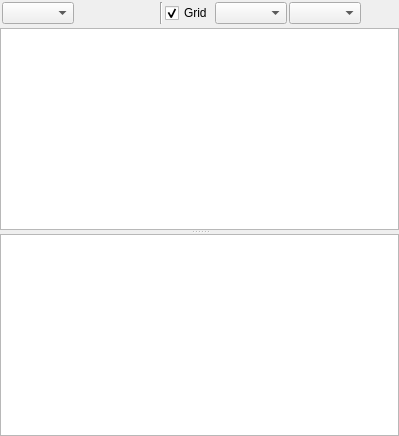
<?xml version="1.0" encoding="UTF-8"?>
<ui version="4.0">
 <class>MidijStateEditorClass</class>
 <widget class="QDialog" name="MidijStateEditorClass">
  <property name="geometry">
   <rect>
    <x>0</x>
    <y>0</y>
    <width>399</width>
    <height>436</height>
   </rect>
  </property>
  <property name="windowTitle">
   <string>State Editor</string>
  </property>
  <layout class="QGridLayout" name="gridLayout_2">
   <property name="margin">
    <number>0</number>
   </property>
   <item row="0" column="0">
    <layout class="QGridLayout" name="gridLayout">
     <property name="verticalSpacing">
      <number>2</number>
     </property>
     <item row="0" column="0">
      <layout class="QHBoxLayout" name="horizontalLayout">
       <property name="spacing">
        <number>2</number>
       </property>
       <property name="sizeConstraint">
        <enum>QLayout::SetMaximumSize</enum>
       </property>
       <property name="leftMargin">
        <number>2</number>
       </property>
       <property name="topMargin">
        <number>2</number>
       </property>
       <property name="bottomMargin">
        <number>2</number>
       </property>
       <item>
        <widget class="QComboBox" name="statesCombo">
         <property name="toolTip">
          <string>Activates a state</string>
         </property>
        </widget>
       </item>
       <item>
        <widget class="QPushButton" name="zoomIn">
         <property name="contextMenuPolicy">
          <enum>Qt::NoContextMenu</enum>
         </property>
         <property name="toolTip">
          <string>Zoom In</string>
         </property>
         <property name="icon">
          <iconset resource="res/MidiJDraw.qrc">
           <normaloff>:/midij/zoom_in.png</normaloff>:/midij/zoom_in.png</iconset>
         </property>
         <property name="iconSize">
          <size>
           <width>24</width>
           <height>24</height>
          </size>
         </property>
         <property name="flat">
          <bool>true</bool>
         </property>
        </widget>
       </item>
       <item>
        <widget class="QPushButton" name="zoomOut">
         <property name="icon">
          <iconset resource="res/MidiJDraw.qrc">
           <normaloff>:/midij/zoom_out.png</normaloff>:/midij/zoom_out.png</iconset>
         </property>
         <property name="iconSize">
          <size>
           <width>24</width>
           <height>24</height>
          </size>
         </property>
         <property name="flat">
          <bool>true</bool>
         </property>
        </widget>
       </item>
       <item>
        <widget class="Line" name="line">
         <property name="sizePolicy">
          <sizepolicy hsizetype="Fixed" vsizetype="Preferred">
           <horstretch>0</horstretch>
           <verstretch>0</verstretch>
          </sizepolicy>
         </property>
         <property name="maximumSize">
          <size>
           <width>16777215</width>
           <height>24</height>
          </size>
         </property>
         <property name="orientation">
          <enum>Qt::Vertical</enum>
         </property>
        </widget>
       </item>
       <item>
        <widget class="QCheckBox" name="gridCheck">
         <property name="text">
          <string>Grid</string>
         </property>
         <property name="checked">
          <bool>true</bool>
         </property>
        </widget>
       </item>
       <item>
        <widget class="QComboBox" name="gridSizeCombo">
         <property name="toolTip">
          <string>Number of items in grid</string>
         </property>
        </widget>
       </item>
       <item>
        <widget class="QComboBox" name="gridExtraCombo">
         <property name="toolTip">
          <string>Grid extra space item</string>
         </property>
        </widget>
       </item>
       <item>
        <spacer name="horizontalSpacer">
         <property name="orientation">
          <enum>Qt::Horizontal</enum>
         </property>
         <property name="sizeHint" stdset="0">
          <size>
           <width>40</width>
           <height>20</height>
          </size>
         </property>
        </spacer>
       </item>
      </layout>
     </item>
     <item row="1" column="0">
      <widget class="QSplitter" name="splitter">
       <property name="orientation">
        <enum>Qt::Vertical</enum>
       </property>
       <widget class="QGraphicsView" name="graphicsView"/>
       <widget class="QPlainTextEdit" name="plainTextEdit"/>
      </widget>
     </item>
    </layout>
   </item>
  </layout>
 </widget>
 <layoutdefault spacing="6" margin="11"/>
 <resources>
  <include location="res/MidiJDraw.qrc"/>
 </resources>
 <connections>
  <connection>
   <sender>zoomIn</sender>
   <signal>clicked()</signal>
   <receiver>MidijStateEditorClass</receiver>
   <slot>zoomIn()</slot>
   <hints>
    <hint type="sourcelabel">
     <x>91</x>
     <y>17</y>
    </hint>
    <hint type="destinationlabel">
     <x>358</x>
     <y>24</y>
    </hint>
   </hints>
  </connection>
  <connection>
   <sender>zoomOut</sender>
   <signal>clicked()</signal>
   <receiver>MidijStateEditorClass</receiver>
   <slot>zoomOut()</slot>
   <hints>
    <hint type="sourcelabel">
     <x>138</x>
     <y>14</y>
    </hint>
    <hint type="destinationlabel">
     <x>329</x>
     <y>29</y>
    </hint>
   </hints>
  </connection>
  <connection>
   <sender>gridCheck</sender>
   <signal>clicked(bool)</signal>
   <receiver>MidijStateEditorClass</receiver>
   <slot>gridVisible(bool)</slot>
   <hints>
    <hint type="sourcelabel">
     <x>174</x>
     <y>17</y>
    </hint>
    <hint type="destinationlabel">
     <x>305</x>
     <y>35</y>
    </hint>
   </hints>
  </connection>
  <connection>
   <sender>gridSizeCombo</sender>
   <signal>currentIndexChanged(QString)</signal>
   <receiver>MidijStateEditorClass</receiver>
   <slot>gridSizeSelect(QString)</slot>
   <hints>
    <hint type="sourcelabel">
     <x>253</x>
     <y>14</y>
    </hint>
    <hint type="destinationlabel">
     <x>353</x>
     <y>2</y>
    </hint>
   </hints>
  </connection>
  <connection>
   <sender>gridExtraCombo</sender>
   <signal>currentIndexChanged(QString)</signal>
   <receiver>MidijStateEditorClass</receiver>
   <slot>gridExtraSelect(QString)</slot>
   <hints>
    <hint type="sourcelabel">
     <x>297</x>
     <y>13</y>
    </hint>
    <hint type="destinationlabel">
     <x>222</x>
     <y>2</y>
    </hint>
   </hints>
  </connection>
  <connection>
   <sender>statesCombo</sender>
   <signal>currentIndexChanged(int)</signal>
   <receiver>MidijStateEditorClass</receiver>
   <slot>stateSelect(int)</slot>
   <hints>
    <hint type="sourcelabel">
     <x>37</x>
     <y>18</y>
    </hint>
    <hint type="destinationlabel">
     <x>199</x>
     <y>217</y>
    </hint>
   </hints>
  </connection>
 </connections>
 <slots>
  <slot>zoomIn()</slot>
  <slot>zoomOut()</slot>
  <slot>gridVisible(bool)</slot>
  <slot>gridSizeSelect(QString)</slot>
  <slot>gridExtraSelect(QString)</slot>
  <slot>stateSelect(int)</slot>
 </slots>
</ui>
